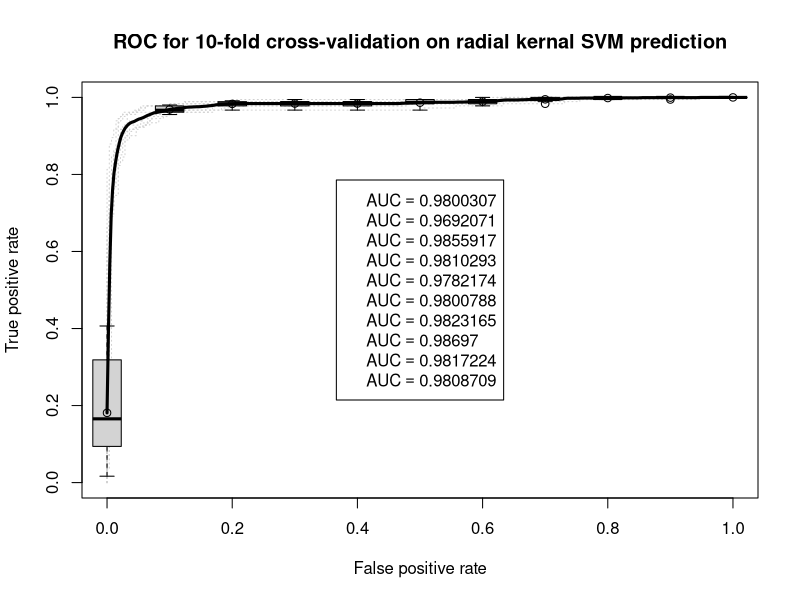
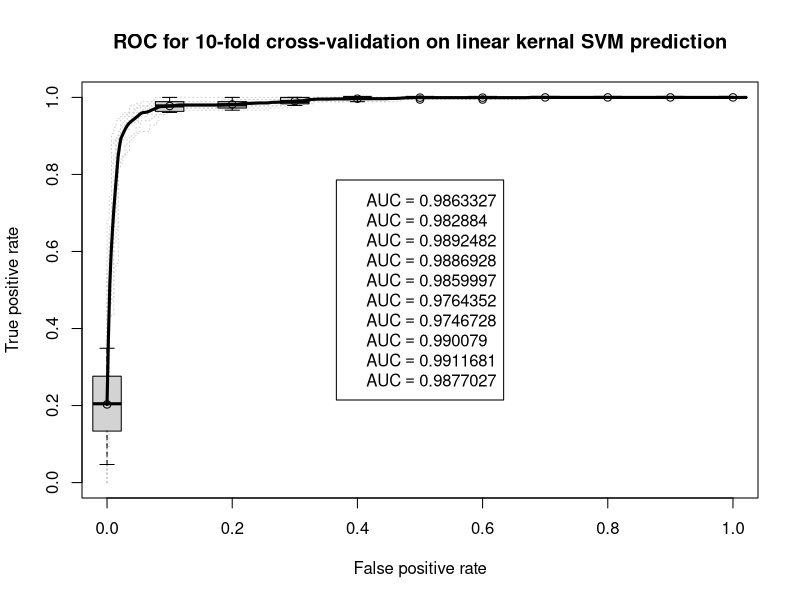
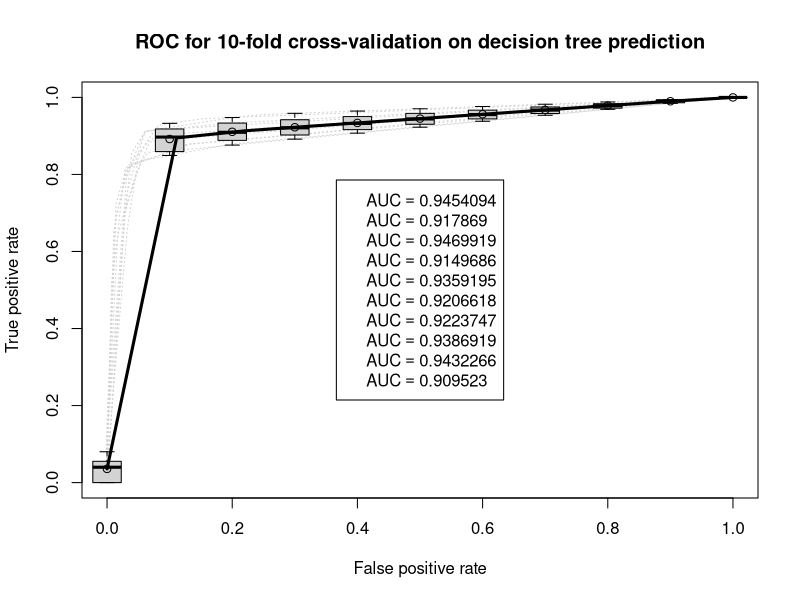

The R script that drew these images, in order:
#Perform 10-fold cross-validation on one of the SVM predictions
library(kernlab)
library(e1071)
library(ROCR)
library(rpart)

data(spam)
#Split spam data into 10 equally sized part
folds <- rep(1:10,len=nrow(spam))
testScore1 <- list()
testLabel1 <- list()
testScore2 <- list()
testLabel2 <- list()
testScore3 <- list()
testLabel3 <- list()

for (j in 1:10){
  testidx1 <- which(folds == j)
  testGroup1 <- spam[testidx1,]
  trainGroup1 <- spam[-testidx1,]
  model1 <- svm(type~.,data=testGroup1, kernel = "radial", probability = TRUE) 
  predictions1 <- predict(model1,testGroup1, decision.values = TRUE, probability=TRUE)
  pred_scores1 <- attr(predictions1, "probabilities")[,1]
  testLabel1[j] <- list(testGroup1[,"type"])
  testScore1[j] <- list(pred_scores1)
}

for (j in 1:10){
  testidx2 <- which(folds == j)
  testGroup2 <- spam[testidx2,]
  trainGroup2 <- spam[-testidx2,]
  model2 <- svm(type~.,data=testGroup2, kernel = "linear", probability = TRUE) 
  predictions2 <- predict(model2,testGroup2, decision.values = TRUE, probability=TRUE)
  pred_scores2 <- attr(predictions2, "probabilities")[,1]
  testLabel2[j] <- list(testGroup2[,"type"])
  testScore2[j] <- list(pred_scores2)
}


for (j in 1:10){
  testidx3 <- which(folds == j)
  testGroup3 <- spam[testidx3,]
  trainGroup3 <- spam[-testidx3,]
  model3 <- rpart(type~.,data=testGroup3)
  predictions3 <- predict(model3, type = "prob")
  pred_scores3 <- predictions3[,2]
  testLabel3[j] <- list(testGroup3[,"type"])
  testScore3[j] <- list(pred_scores3)
}


#Plot ROC curves for each cross-validation fold and corresponding predictions
#With average ROC curve and box plot
pdf('Figure2.pdf')

#radial
pred1 <- prediction(testScore1, testLabel1)
perf1 <- performance(pred1,"tpr","fpr")
perf.auc1 <- performance(pred1,"auc")
auc1 <- perf.auc1@y.values
plot(perf1,col="grey82",lty=3)
plot(perf1, lwd=3,avg="vertical",spread.estimate="boxplot",add=T)
title("ROC for 10-fold cross-validation on radial kernal SVM prediction")
legend('center',legend=parse(text=sprintf("AUC==%s",auc1)))

#linear
pred2 <- prediction(testScore2, testLabel2)
perf2 <- performance(pred2,"tpr","fpr")
perf.auc2 <- performance(pred2,"auc")
auc2 <- perf.auc2@y.values
plot(perf2,col="grey82",lty=3)
plot(perf2, lwd=3,avg="vertical",spread.estimate="boxplot",add=T)
title("ROC for 10-fold cross-validation on linear kernal SVM prediction")
legend('center',legend=parse(text=sprintf("AUC==%s",auc2)))

#Decision Tree

pred3<- prediction(testScore3, testLabel3)
perf3 <- performance(pred3,"tpr","fpr")
perf.auc3 <- performance(pred3,"auc")
auc3 <- perf.auc3@y.values
plot(perf3,col="grey82",lty=3)
plot(perf3, lwd=3,avg="vertical",spread.estimate="boxplot",add=T)
title("ROC for 10-fold cross-validation on decision tree prediction")
legend('center',legend=parse(text=sprintf("AUC==%s",auc3)))

dev.off()
